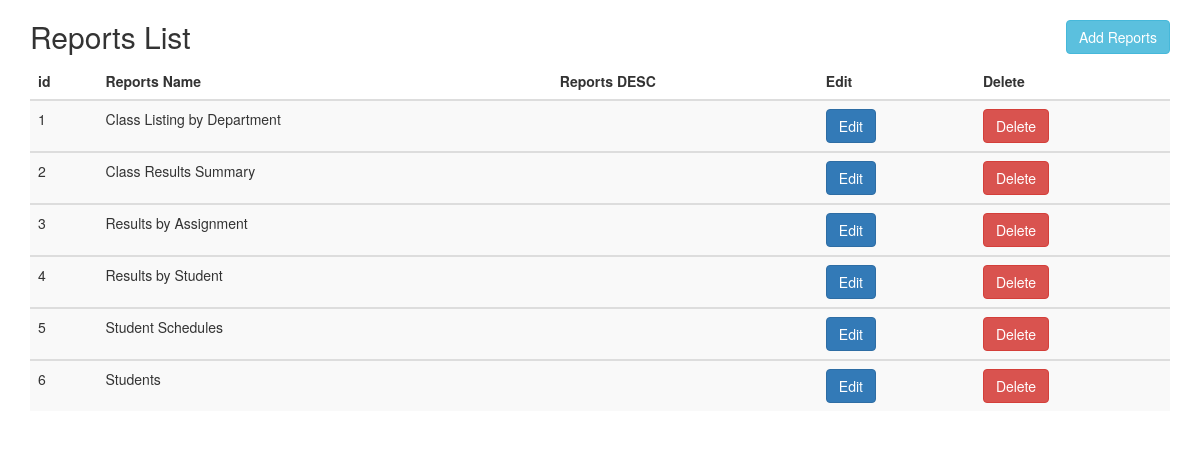
Screenshot of /views/reports/list.tor.php with the database file from the repository.
### tables this page shows
CREATE TABLE `report` (
  `id` int(11) NOT NULL,
  `report_name` varchar(50) NOT NULL,
  `report_desc` longtext NOT NULL
);

### libraries/connector.php (called while the page is built, shortened)
<?php
class Connector
{
    private static $instance;
    private $conn;
    private $db_server = "localhost";
    private $db_user = "root";
    private $db_pass = "";
    private $db_name = "student";
    public static function getInstance()
    {
        if (null === static::$instance) {
            static::$instance = new Connector();
        }
        return static::$instance;
    }
    protected function __construct()
    {
        try {
            $this->conn = new PDO("mysql:host=$this->db_server;dbname=$this->db_name;charset=utf8", $this->db_user, $this->db_pass);
            $this->conn->setAttribute(PDO::ATTR_ERRMODE, PDO::ERRMODE_EXCEPTION);
        }
        catch(PDOException $e)
        {
            $this->conn = null;
            throw new Exception('Reconfig the password for database or another reason');
        }
    }
    public function getConnection() {
        return $this->conn;
    }
}

### controllers/reports/list.php (called while the page is built, shortened)
<?php
require_once(dirname(dirname(dirname(__FILE__))).'/models/reports.php');
$reports_model = new Reports();
$reports_list = $reports_model->get_reports_list();

### models/reports.php (called while the page is built, shortened)
<?php
require_once (dirname(dirname(__FILE__)).'/libraries/connector.php');
class Reports
{
	private $conn;
	private $table="report";
	function __construct()
	{
		$this ->conn=Connector::getInstance()->getConnection();
	}
	function get_reports_list(){
		$stsm = $this->conn->prepare("SELECT * FROM $this->table");
		$stsm->execute();
		return $stsm->fetchAll();
	}
}

### views/reports/list.tor.php (the view, shortened to what this page needs)
<!DOCTYPE html>
<html>
<head>
	<link rel="stylesheet" href="../../public/css/bootstrap.min.css">
	<link rel="stylesheet" type="text/css" href="../../public/css/main.css">
	<?php require('../../controllers/reports/list.php');?>
</head>
<body>
	<div class="container">
		<div class="row">
		<div class="col-md-9">
			<h2>Reports List</h2>
		</div>
		<div class="col-md-3" >
			<a href="../../controllers/reports/add.php"  class="add pull-right">
				<button type="button" class="btn  btn-info">Add Reports</button>
			</a>
		</div>
		</div>
		<table class="table table-striped">
			<thead>
				<tr>
					<th>id</th>
					<th>Reports Name</th>
					<th>Reports DESC</th>
					<th>Edit</th>
					<th>Delete</th>
				</tr>
			</thead>
			<tbody>
			<?php foreach ($reports_list as $report ): ?>
				<tr>
					<td><?php echo $report['id'];?></td>
					<td><?php echo $report['report_name'];?></td>
					<td><?php echo $report['report_desc'];?></td>
					<td>
						<button type="button" class="btn btn-primary" data-toggle="modal" data-target="<?php echo "#edit".$report['id']?>">Edit</button>
					</td>
					<td>
						<button type="button" class="btn btn-danger" data-toggle="modal" data-target="<?php echo "#delete".$report['id']?>">Delete</button>
					</td>
				</tr>
			</tbody>
		<?php endforeach?>
		</table>
	</div>
</body>
</html>

### public/css/main.css (style rules this page uses)
a.add { margin-top: 20px; }

### rows the page displays
report: id "1", report_name "Class Listing by Department"
report: id "2", report_name "Class Results Summary"
report: id "3", report_name "Results by Assignment"
report: id "4", report_name "Results by Student"
report: id "5", report_name "Student Schedules"
report: id "6", report_name "Students"
